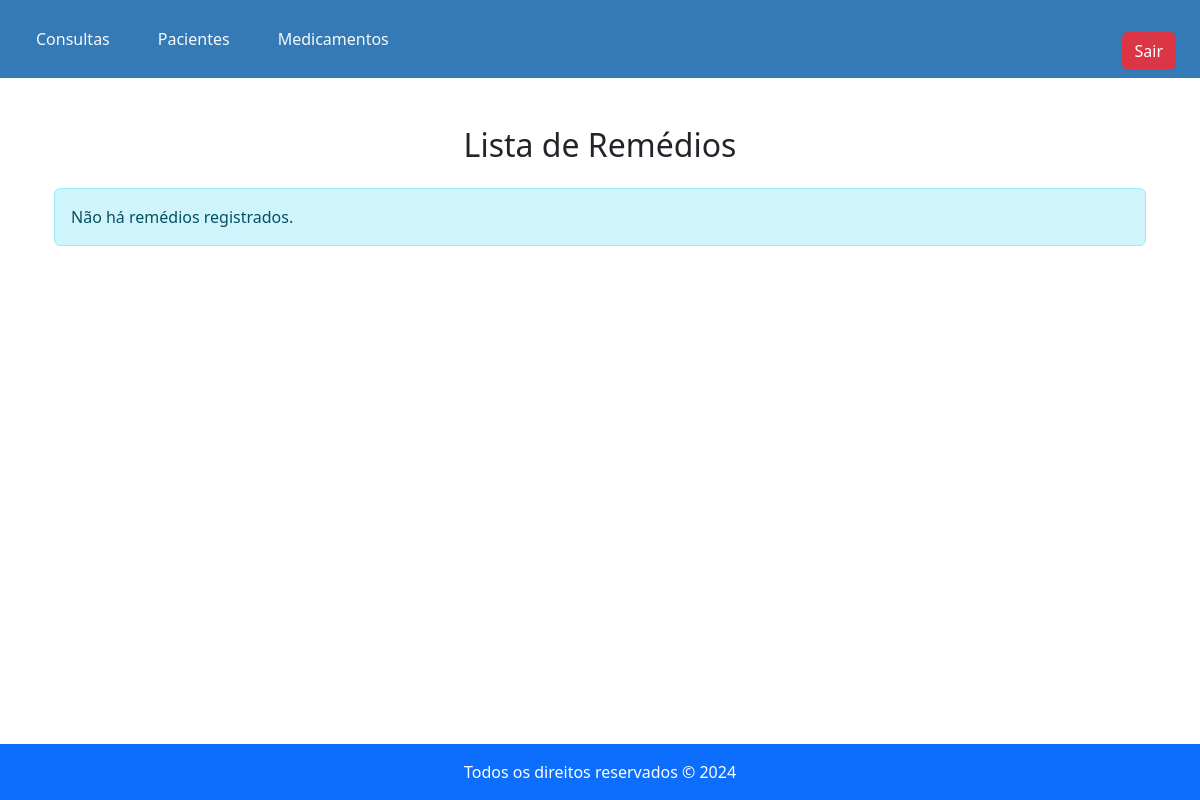
The app's page /lista_remedios/, older data.
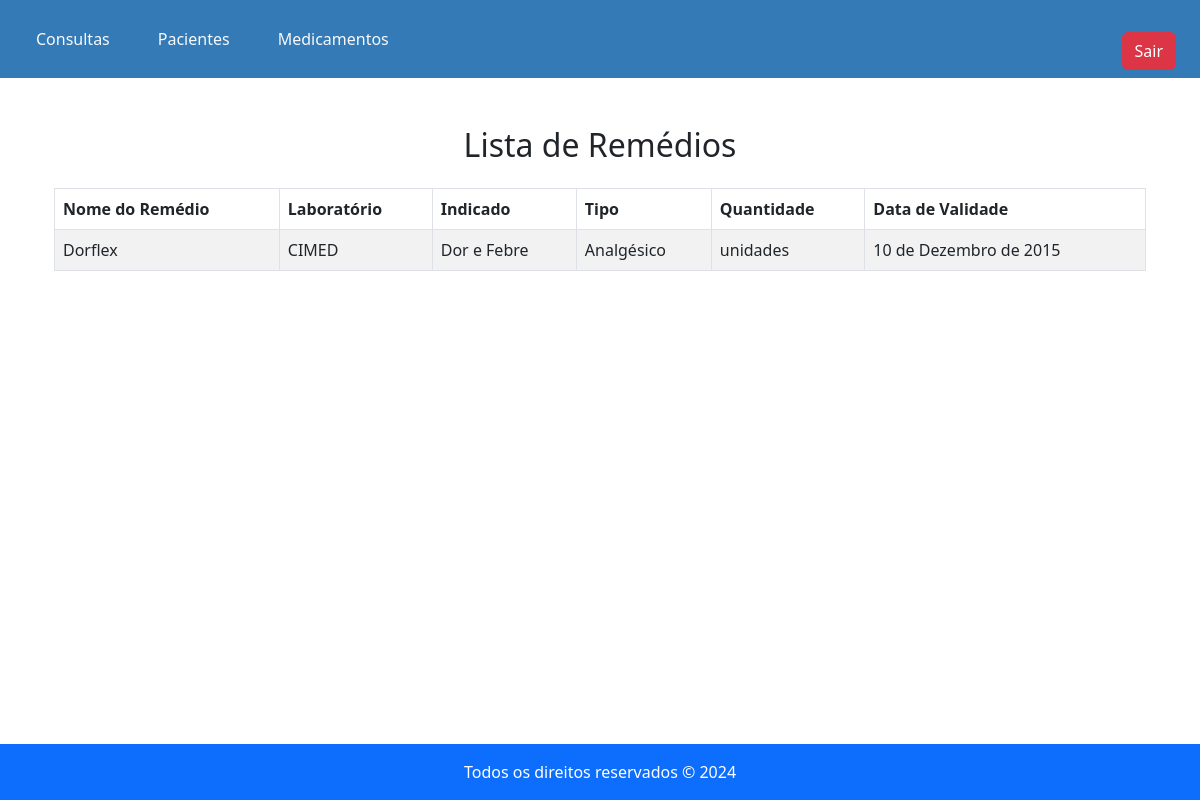
The same page, newer data.
### app1/models.py (models this page shows, shortened)
class Remédio(models.Model):
    GENERO_CHOICES = [
        ('Analgésico', 'Analgésico'),
        ('Antibiótico', 'Antibiótico'),
        ('Corticóide', 'Corticóide'),
        ('Descongestionante', 'Descongestionante'),
    ]
    nome = models.CharField(max_length=100, blank=False)
    laboratorio = models.CharField(max_length=150, blank=False)
    bula = models.TextField(blank=False)
    tipo = models.CharField(max_length=17, choices=GENERO_CHOICES, blank=False)
    quantidade_estoque = models.PositiveIntegerField(default=0)
    data_validade = models.DateField(blank=False)

### app1/views.py (the view)
# urls.py: path('lista_remedios/', lista_remedios_medico, name='lista_remedios_medico'),
def lista_remedios_medico(request):
    remedios = Remédio.objects.all()
    return render(request, 'medico/remedios/lista_remedios_medico.html', {'remedios': remedios})

### app1/templates/medico/remedios/lista_remedios_medico.html (shortened to what this page needs)
{% extends 'medico/base_medico.html' %}
{% block content %}
<!DOCTYPE html>
<html lang="pt-BR">
<head>
    <link href="https://cdn.jsdelivr.net/npm/bootstrap@5.3.0/dist/css/bootstrap.min.css" rel="stylesheet">
</head>
<body>
    <div class="container my-4">
        <h2 class="text-center mb-4">Lista de Remédios</h2>
        {% if remedios %}
            <table class="table table-bordered table-striped">
                <thead>
                    <tr>
                        <th>Nome do Remédio</th>
                        <th>Laboratório</th>
                        <th>Indicado</th>
                        <th>Tipo</th>
                        <th>Quantidade</th>
                        <th>Data de Validade</th>
                    </tr>
                </thead>
                <tbody>
                    {% for remedio in remedios %}
                        <tr>
                            <td>{{ remedio.nome }}</td>
                            <td>{{ remedio.laboratorio }}</td>
                            <td>{{ remedio.bula }}</td>
                            <td>{{ remedio.tipo }}</td>
                            <td>{{ remedio.quantidade }} unidades</td>
                            <td>{{ remedio.data_validade }}</td>
                        </tr>
                    {% endfor %}
                </tbody>
            </table>
        {% else %}
            <p class="alert alert-info">Não há remédios registrados.</p>
        {% endif %}
    </div>
</body>
</html>
{% endblock %}

Row changes from the older to the newer data that the page shows:
added Remédio: nome "Dorflex", laboratorio "CIMED", bula "Dor e Febre", tipo "Analgésico", data_validade "10 de Dezembro de 2015"
Text that changed along with them:
text no longer shown: "Não há remédios registrados."
text now shown: "Nome do Remédio Laboratório Indicado Tipo Quantidade Data de Validade"
